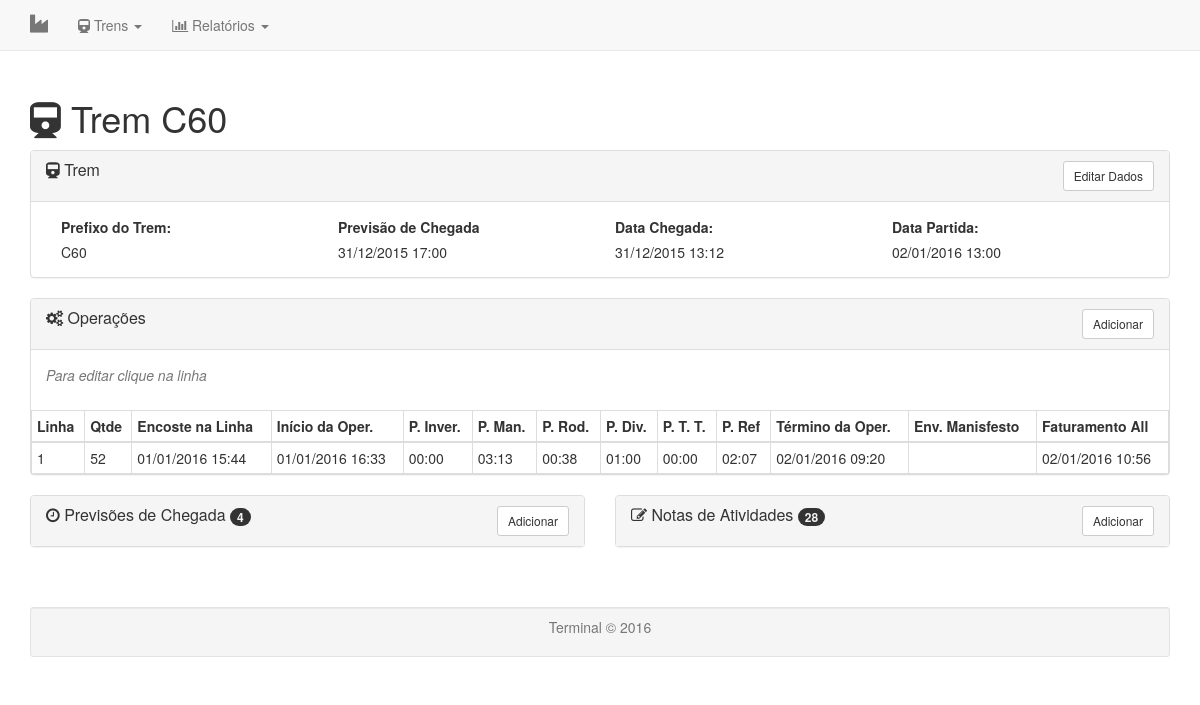
The app's page /trens/trem/1 with its own data.
### tables this page shows
CREATE TABLE IF NOT EXISTS `tb_trem` (
  `idtrem` int(11) NOT NULL,
  `prefixo_trem` varchar(3) NOT NULL,
  `chegada_trem` datetime DEFAULT NULL,
  `partida_trem` datetime DEFAULT NULL
);

CREATE TABLE IF NOT EXISTS `tb_previsao` (
  `idprevisao` int(11) NOT NULL,
  `idtrem` int(10) NOT NULL,
  `criacao_previsao` datetime NOT NULL,
  `data_previsao` datetime NOT NULL,
  `motivo_previsao` text NOT NULL
);

CREATE TABLE IF NOT EXISTS `tb_operacao` (
  `idoperacao` int(11) NOT NULL,
  `idtrem` int(10) NOT NULL,
  `numero_linha` int(1) NOT NULL,
  `qtd_vagoes` int(3) DEFAULT NULL,
  `encoste_linha` datetime DEFAULT NULL,
  `inicio_operacao` datetime DEFAULT NULL,
  `parada_inversao` time DEFAULT NULL,
  `parada_manobras` time DEFAULT NULL,
  `parada_rodoviaria` time DEFAULT NULL,
  `parada_diversos` time DEFAULT NULL,
  `parada_troca_turno` time DEFAULT NULL,
  `parada_refeicao` time DEFAULT NULL,
  `termino_operacao` datetime DEFAULT NULL,
  `envio_manisfesto` datetime DEFAULT NULL,
  `faturamento_all` datetime DEFAULT NULL
);

### application/controllers/Trens.php (called while the page is built, shortened)
<?php
class Trens extends CI_Controller {
  public function __construct(){
    $this->load->model("Trem_Model");
  }
  public function trem($id){
    $dados = array();
    $trem = $this->Trem_Model->find($id);
    if($trem){
      $this->load->model("Previsao_Model");
      $previsoes = $this->Previsao_Model->all("idtrem = ".$trem["idtrem"],null);
      $this->load->model("Nota_Model");
      $notas = $this->Nota_Model->all("idtrem = ".$trem["idtrem"],null);
      $this->load->model("Operacao_Model");
      $operacoes = $this->Operacao_Model->all("idtrem = ".$trem["idtrem"],null);
      $dados = array(
        "main" => array("name" => "Trem ".$trem["prefixo_trem"],"icon" => "fa fa-train"),
        "trem" => $trem,
        "previsoes" => $previsoes,
        "notas" => $notas,
        "operacoes" => $operacoes
      );
      $this->load->view('trens/trem',$dados);
    }else{
      $dados["heading"] = "Registro Inexistente.";
      $dados["message"] = "Este registro não se encontra em nossa base de dados!";
      $this->load->view('errors/cli/error_404',$dados);
    }
  }
}

### index.php (called while the page is built, shortened)
<?php
require_once BASEPATH.'core/CodeIgniter.php';

### application/models/Trem_Model.php (called while the page is built, shortened)
<?php
class Trem_Model extends CI_Model {
	private $table = "tb_trem";
	public function all($where,$joins){
		$this->db->select("*");
		$this->db->from($this->table);
		if(!is_null($where) ) $this->db->where($where);
		$query = $this->db->get();
		if($query->num_rows()){
			return $query->result_array();
		}else{
			return false;
		}
	}
	public function find($id){
		$where = "idtrem = ".$id;
		$trens = $this->all($where,null);
		if($trens){
			return $trens[0];
		}else{
			return false;
		}
	}
}

### application/models/Previsao_Model.php (called while the page is built, shortened)
<?php
class Previsao_Model extends CI_Model {
	private $table = "tb_previsao";
	public function all($where,$joins){
		$this->db->select("*");
		$this->db->from($this->table);
		if(!is_null($where) ) $this->db->where($where);
		$query = $this->db->get();
		if($query->num_rows()){
			return $query->result_array();
		}else{
			return false;
		}
	}
}

### application/models/Operacao_Model.php (called while the page is built, shortened)
<?php
class Operacao_Model extends CI_Model {
	private $table = "tb_operacao";
	public function all($where,$joins){
		$this->db->select("*");
		$this->db->from($this->table);
		if(!is_null($where) ) $this->db->where($where);
		$query = $this->db->get();
		if($query->num_rows()){
			return $query->result_array();
		}else{
			return false;
		}
	}
}

### application/models/Nota_Model.php (called while the page is built, shortened)
<?php
class Nota_Model extends CI_Model {
	private $table = "tb_nota";
	public function all($where,$joins){
		$this->db->select("*");
		$this->db->from($this->table);
		if(!is_null($where) ) $this->db->where($where);
		$query = $this->db->get();
		if($query->num_rows()){
			return $query->result_array();
		}else{
			return false;
		}
	}
}

### application/views/trens/trem.php (the view, shortened to what this page needs)
<!DOCTYPE html PUBLIC "-//W3C//DTD XHTML 1.0 Transitional//EN" "http://www.w3.org/TR/xhtml1/DTD/xhtml1-transitional.dtd">
<html xmlns="http://www.w3.org/1999/xhtml">
<head>
	<link rel="stylesheet" href="<?php echo base_url('assets/data-table/css/jquery.dataTables.css')?>"/>
	<link rel="stylesheet" href="<?php echo base_url('assets/data-table/css/dataTables.bootstrap.css')?>"/>
</head>
<body>
	<div class="container">
		<div class="row">
			<div class="col-sm-12">
				<h1><i class="<?=$main['icon']?>"></i> <?=$main['name']?></h1>
			</div>
		</div>
		<div class="row">
			<div class="col-sm-12">
			</div>
		</div>
		<div class="row">
			<div class="col-sm-12">
				<div class="panel panel-default">
					<div class="panel-heading">
						<div class="row">
								<div class="col-sm-6">
									<h4 class="panel-title">
									<a class="collapsed" role="button" data-toggle="collapse" data-parent="#accordion1" href="#collapseOperacoes" aria-expanded="false" aria-controls="collapseOperacoes">
									  <i class="fa fa-train"></i> Trem
									</a>
									</h4>
								</div>
								<div class="col-sm-6">
									<button type="button" class="btn btn-default btn-sm pull-right" data-toggle="modal" data-target="#modal_edit_trem">Editar Dados</button>
								</div>
							</div>
					</div>
					<div class="panel-body">
						<div class="col-sm-3">
							<label>Prefixo do Trem:</label></br>
							<span><?=$trem["prefixo_trem"]?></span>
						</div>
						<div class="col-sm-3">
							<label>Previsão de Chegada</label><br/>
						 	<span><?= $previsoes && count($previsoes) > 0?date("d/m/Y H:i",strtotime($previsoes[count($previsoes)-1]["data_previsao"])):""?></span>
						</div>
						<div class="col-sm-3">
							<label>Data Chegada:</label><br/>
							<?=is_null($trem["chegada_trem"])?"<h4><span class='label label-danger'>Aguardando</span></h4>":date("d/m/Y H:i",strtotime($trem["chegada_trem"]))?>
						</div>
						<div class="col-sm-3">
							<label>Data Partida:</label><br/>
							<?=is_null($trem["partida_trem"])?"<h4><span class='label label-danger'>Aguardando</span></h4>":date("d/m/Y H:i",strtotime($trem["partida_trem"]))?>
						</div>
					</div>
				</div>
			</div>
		</div>
		<div class="row">
			<div class="col-sm-12">
				<div class="panel-group" id="accordion1" role="tablist" aria-multiselectable="true">
				  	<div class="panel panel-default">
						<div class="panel-heading" role="tab" id="headingOperacoes">
							<div class="row">
								<div class="col-sm-6">
									<h4 class="panel-title">
									<a class="collapsed" role="button" data-toggle="collapse" data-parent="#accordion1" href="#collapseOperacoes" aria-expanded="false" aria-controls="collapseOperacoes">
									  <i class="fa fa-cogs"></i> Operações
									</a>
									</h4>
								</div>
								<?php if(count($operacoes) < 2): ?>
									<div class="col-sm-6">
										<button type="button" class="btn btn-default btn-sm pull-right" data-toggle="modal" data-target="#modal_add_operacao">Adicionar</button>
									</div>
								<?php endif;?>
							</div>
						</div>
						<div id="collapseOperacoes" class="panel-collapse collapse in" role="tabpanel" aria-labelledby="headingOperacoes">
							<div class="panel-body">
									<p class="text-muted"><i>Para editar clique na linha</i></p>
							</div>
							<?php if(count($operacoes) > 0): ?>
								<table class="table table-hover table-condensed table-bordered">
									<thead>
										<tr>
											<th>Linha</th>
											<th>Qtde</th>
											<th title="Encoste na Linha">Encoste na Linha</th>
											<th title="Início da Operação">Início da Oper.</th>
											<th title="Parada Inversão">P. Inver.</th>
											<th title="Parada Manobras">P. Man.</th>
											<th title="Parada Rodoviária">P. Rod.</th>
											<th title="Parada Diversos">P. Div.</th>
											<th title="Parada Troca de Turno">P. T. T.</th>
											<th title="Parada Refições">P. Ref</th>
											<th title="Término da Operação">Término da Oper.</th>
											<th title="Envio Manifesto">Env. Manisfesto</th>
											<th title="Faturamento All">Faturamento All</th>
										</tr>
									</thead>
									<tbody>
										<?php foreach ($operacoes as $operacao): ?>
											<tr>
												<td><?= $operacao['numero_linha']?></td>
												<td><?= $operacao['qtd_vagoes']?></td>
												<td><?= is_null($operacao['encoste_linha'])?"":date("d/m/Y H:i",strtotime($operacao['encoste_linha']))?></td>
												<td><?= is_null($operacao['inicio_operacao'])?"":date("d/m/Y H:i",strtotime($operacao['inicio_operacao']))?></td>
												<td><?= is_null($operacao['parada_inversao'])?"":date("H:i",strtotime($operacao['parada_inversao']))?></td>
												<td><?= is_null($operacao['parada_manobras'])?"":date("H:i",strtotime($operacao['parada_manobras']))?></td>
												<td><?= is_null($operacao['parada_rodoviaria'])?"":date("H:i",strtotime($operacao['parada_rodoviaria']))?></td>
												<td><?= is_null($operacao['parada_diversos'])?"":date("H:i",strtotime($operacao['parada_diversos']))?></td>
												<td><?= is_null($operacao['parada_troca_turno'])?"":date("H:i",strtotime($operacao['parada_troca_turno']))?></td>
												<td><?= is_null($operacao['parada_refeicao'])?"":date("H:i",strtotime($operacao['parada_refeicao']))?></td>
												<td><?= is_null($operacao['termino_operacao'])?"":date("d/m/Y H:i",strtotime($operacao['termino_operacao']))?></td>
												<td><?= is_null($operacao['envio_manifesto'])?"":date("d/m/Y H:i",strtotime($operacao['envio_manifesto']))?></td>
												<td><?= is_null($operacao['faturamento_all'])?"":date("d/m/Y H:i",strtotime($operacao['faturamento_all']))?></td>
											</tr>
										<?php endforeach; ?>
									</tbody>
								</table>
							<?php else: ?>
								<p>Não há operações lançadas</p>
							<?php endif; ?>
						</div>
					</div>
				</div>
			</div>
		</div>
		<div class="row">
			<div class="col-sm-6">
				<div class="panel-group" id="accordion2" role="tablist" aria-multiselectable="true">
					<div class="panel panel-default">
						<div class="panel-heading" role="tab" id="headingPrevisao">
							<div class="row">
								<div class="col-sm-6">
									<h4 class="panel-title">
										<a role="button" data-toggle="collapse" data-parent="#accordion2" href="#collapsePrevisao" aria-expanded="true" aria-controls="collapsePrevisao">
										  <i class="fa fa-clock-o"></i> Previsões de Chegada <span class="badge"><?=$previsoes?count($previsoes):0?></span>
										</a>
									</h4>
								</div>
								<div class="col-sm-6">
									<button type="button" class="btn btn-default btn-sm pull-right" data-toggle="modal" data-target="#modal_add_previsao">Adicionar</button>
								</div>
							</div>
						</div>
					</div>
				</div>
			</div>
			<div class="col-sm-6">
				<div class="panel-group" id="accordion3" role="tablist" aria-multiselectable="true">
					<div class="panel panel-default">
						<div class="panel-heading" role="tab" id="headingNota">
							<div class="row">
								<div class="col-sm-6">
									<h4 class="panel-title">
									<a class="collapsed" role="button" data-toggle="collapse" data-parent="#accordion3" href="#collapseNota" aria-expanded="false" aria-controls="collapseNota">
									  <i class="fa fa-pencil-square-o"></i> Notas de Atividades <span class="badge"><?=$notas?count($notas):0?></span>
									</a>
									</h4>
								</div>
								<div class="col-sm-6">
									<button type="button" data-toggle="modal" data-target="#modal_add_nota" class="btn btn-default btn-sm pull-right" role="button">Adicionar</button>
								</div>
							</div>
						</div>
					</div>
				</div>
			</div>
		</div>
	</div>
</body>
</html>

### records on screen
tb_trem: prefixo_trem "C60", chegada_trem "31/12/2015 13:12", partida_trem "02/01/2016 13:00"
tb_previsao: data_previsao "31/12/2015 17:00"
tb_operacao: numero_linha "1", qtd_vagoes "52", encoste_linha "01/01/2016 15:44", inicio_operacao "01/01/2016 16:33", parada_inversao "00:00", parada_manobras "03:13", parada_rodoviaria "00:38", parada_diversos "01:00", parada_troca_turno "00:00", parada_refeicao "02:07", termino_operacao "02/01/2016 09:20", faturamento_all "02/01/2016 10:56"

### other values on screen
$main['name'] "Trem C60"
count($previsoes) "4"
count($notas) "28"
